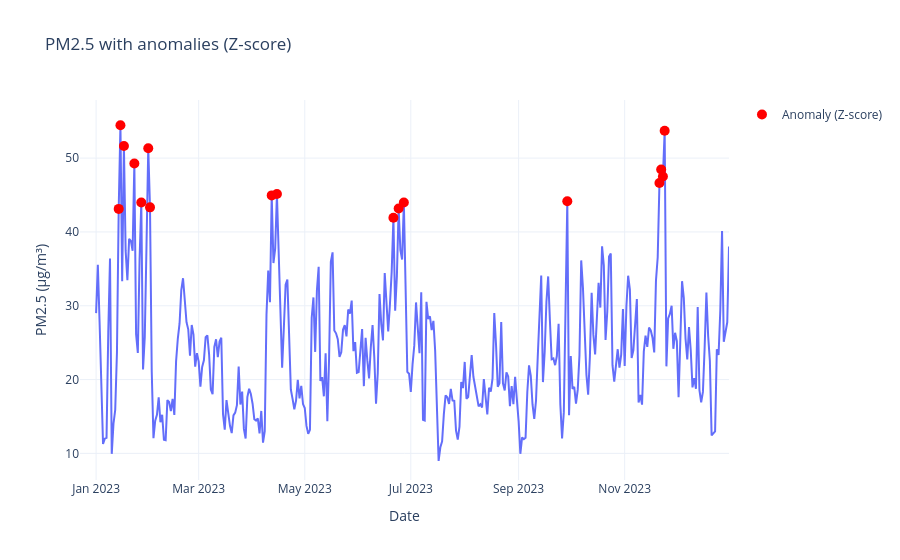

Write notebook code for a chart like this one.
### Code cell
# Visualize anomalies based on Z-score
df_z = df.copy()
fig = px.line(df_z, x="date", y="pm2_5", title="PM2.5 with anomalies (Z-score)")

fig.add_scatter(
    x=df_z.loc[df_z["pm2_5_anom_z"], "date"],
    y=df_z.loc[df_z["pm2_5_anom_z"], "pm2_5"],
    mode="markers",
    marker=dict(color="red", size=10),
    name="Anomaly (Z-score)"
)

fig.update_layout(yaxis_title="PM2.5 (µg/m³)", xaxis_title="Date", template="plotly_white")
fig.show()

### Figure 1 — Plotly figure (JSON) as saved in the notebook; plotly's stock layout.template omitted (floating-point values rounded to 4 significant figures; data arrays with more than 128 entries replaced by an {"elided": "..."} marker saying what was removed)
{"data": [{"hovertemplate": "date=%{x}<br>pm2_5=%{y}<extra></extra>", "legendgroup": "", "line": {"color": "#636efa", "dash": "solid"}, "marker": {"symbol": "circle"}, "mode": "lines", "name": "", "orientation": "v", "showlegend": false, "type": "scatter", "x": {"elided": "365 str values"}, "xaxis": "x", "y": {"elided": "365 float values"}, "yaxis": "y"}, {"marker": {"color": "red", "size": 10}, "mode": "markers", "name": "Anomaly (Z-score)", "type": "scatter", "x": ["2023-01-14T00:00:00", "2023-01-15T00:00:00", "2023-01-17T00:00:00", "2023-01-23T00:00:00", "2023-01-27T00:00:00", "2023-01-31T00:00:00", "2023-02-01T00:00:00", "2023-04-12T00:00:00", "2023-04-15T00:00:00", "2023-06-21T00:00:00", "2023-06-24T00:00:00", "2023-06-27T00:00:00", "2023-09-29T00:00:00", "2023-11-21T00:00:00", "2023-11-22T00:00:00", "2023-11-23T00:00:00", "2023-11-24T00:00:00"], "y": [43.12, 54.45, 51.64, 49.28, 43.99, 51.34, 43.33, 44.95, 45.13, 41.91, 43.17, 43.99, 44.15, 46.63, 48.46, 47.5, 53.71]}], "layout": {"legend": {"tracegroupgap": 0}, "title": {"text": "PM2.5 with anomalies (Z-score)"}, "xaxis": {"anchor": "y", "domain": [0, 1], "title": {"text": "Date"}}, "yaxis": {"anchor": "x", "domain": [0, 1], "title": {"text": "PM2.5 (µg/m³)"}}}}
